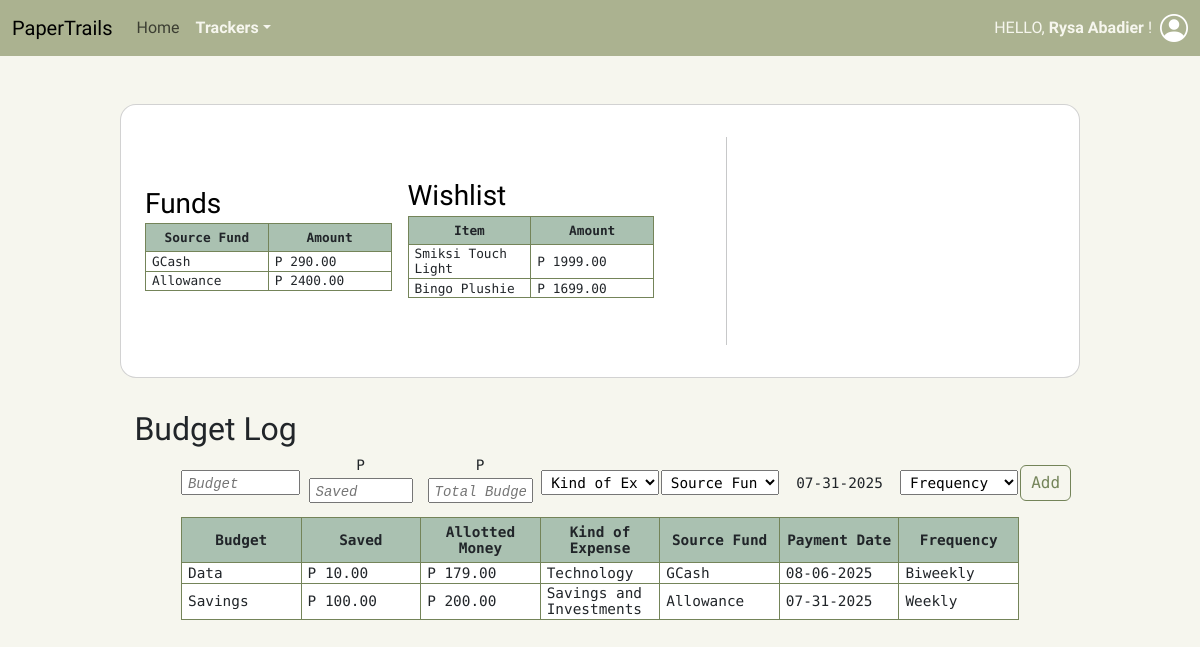
/budgetPage.php (signed in), run on an earlier commit of the app's database.
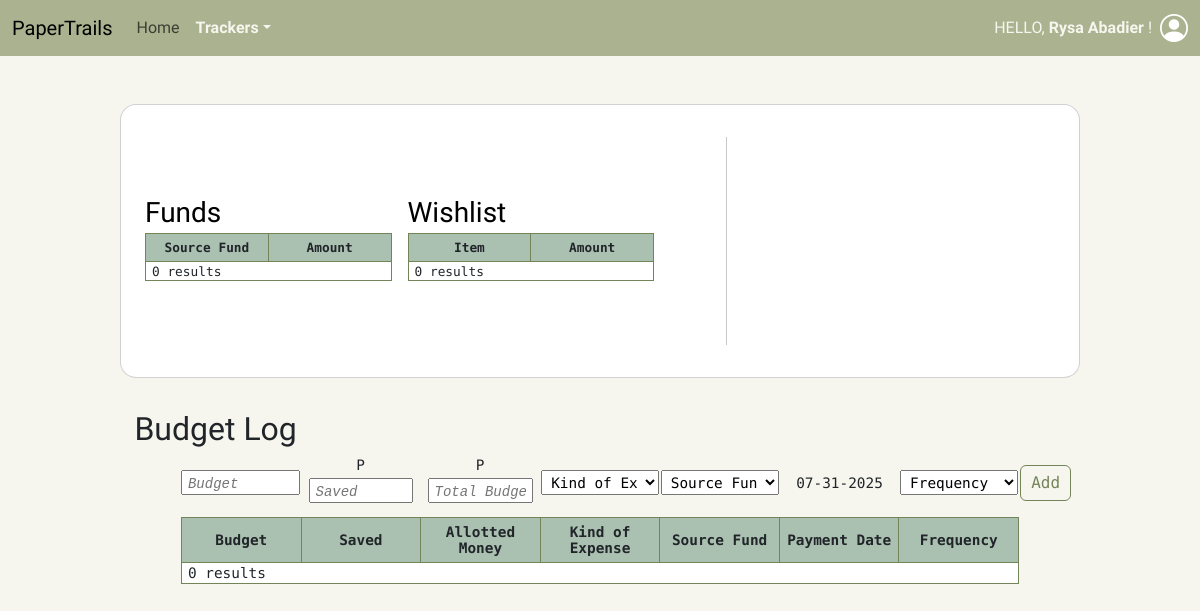
And on a later commit of the database.
### tables this page shows
CREATE TABLE `source_fund` (
  `id` int(11) NOT NULL,
  `user_id` int(11) NOT NULL,
  `name` varchar(255) NOT NULL,
  `amount` decimal(12,2) NOT NULL DEFAULT 0.00,
  `asset_id` int(11) NOT NULL
);

CREATE TABLE `wishlist` (
  `id` int(11) NOT NULL,
  `user_id` int(11) NOT NULL,
  `item` varchar(255) NOT NULL,
  `amount` decimal(12,2) DEFAULT 0.00,
  `shop` text DEFAULT '—'
);

CREATE TABLE `budget` (
  `id` int(11) NOT NULL,
  `user_id` int(11) NOT NULL,
  `amount` decimal(12,2) NOT NULL,
  `total_budget` decimal(12,2) NOT NULL,
  `budget_expense` varchar(255) NOT NULL,
  `expensetype_id` int(11) NOT NULL,
  `source_id` int(11) NOT NULL,
  `frequency_id` int(11) NOT NULL,
  `update_date` date NOT NULL DEFAULT current_timestamp()
);

CREATE TABLE `expenses` (
  `id` int(11) NOT NULL,
  `name` varchar(255) NOT NULL
);

CREATE TABLE `frequency` (
  `id` int(11) NOT NULL,
  `name` varchar(255) NOT NULL
);

### foreignkeys.php (called while the page is built, shortened)
<?php
    function getExpenseType($conn, $id) {
        $sql = "SELECT `Name` FROM Expenses WHERE `ID` = $id";
        $result = mysqli_query($conn, $sql);
        $row = mysqli_fetch_assoc($result);
        if ($row > 0) return $row["Name"];
        else return deleteLogs($conn, $id);
    }
    function getAssetSource($conn, $id) {
        $sql = "SELECT `Name` FROM Source_Fund WHERE `ID` = $id";
        $result = mysqli_query($conn, $sql);
        $row = mysqli_fetch_assoc($result);
        if ($row > 0) return $row["Name"];
        else return deleteLogs($conn, $id);
    }
    function getFrequency($conn, $id) {
        $sql = "SELECT `Name` FROM Frequency WHERE `ID` = $id";
        $result = mysqli_query($conn, $sql);
        $row = mysqli_fetch_assoc($result);
        if ($row > 0) return $row["Name"];
        else return deleteLogs($conn, $id);
    }
?>

### budget.php (the view, shortened to what the changed rows need)
<?php
    include_once("connect.php");
    include_once("session.php");
    include_once("foreignkeys.php");
    function editBudget($conn, $page, $editID) {
        budgetHeaders(true);
        $sql = "SELECT `ID`, `Update_Date`, `Budget_Expense`, `Amount`, `Total_Budget`, `Saving`, `ExpenseType_ID`, `Source_ID`, `Frequency_ID` FROM Budget WHERE `User_ID` = " . $_SESSION["id"];
        $result = mysqli_query($conn, $sql);
        if (mysqli_num_rows($result) > 0) {
            while($row = mysqli_fetch_assoc($result)) {
                $expenseType = getExpenseType($conn, $row["ExpenseType_ID"]);
                $assetSource = getAssetSource($conn, $row["Source_ID"]);
                $frequency = getFrequency($conn, $row["Frequency_ID"]);
                $payDate = $row["Frequency_ID"];
                $date = date_create($row["Update_Date"]);
                if ($page == "budget" && $row["ID"] == $editID) {
                    echo '<form method="POST" class="edit-row delete-row">';
                        echo '<input type="hidden" name="edit_ID" value="' . $row["ID"] . '">';
                        echo '<input type="hidden" name="date" value="' . $row["Update_Date"] . '">';
                        echo '<input type="hidden" name="initial" value="' . $row["Amount"] . '">';
                        echo '<input type="hidden" name="saving" value="' . $row["Saving"] . '">';
                        echo '<tr><td><input type="text" name="budgetExpense" value="' . $row["Budget_Expense"] . '" /></td>';
                        echo '<td>P <input style="width: 88.9%;" type="text" name="final" value="' . $row["Amount"] . '" /></td>';
                        echo '<td>P <input style="width: 88.9%;" type="text" name="total" value="' . $row["Total_Budget"] . '" /></td>';
                        echo '<td><select name="type">';
                        $ctr = 1;
                        foreach (expenseTypes($conn) as $expense) {
                            if ($expenseType == $expense) echo '<option value="'. $ctr++ . '" selected>' . $expense . '</option>';
                            else echo '<option value="'. $ctr++ . '">' . $expense . '</option>';
                        }
                        echo '</select></td>';
                        echo '<td><select name="source">';
                        foreach (sourceFunds($conn, $_SESSION["id"]) as $id => $sourceFund) {
                            if ($assetSource == $sourceFund) echo '<option value="'. $id . '" selected>' . $sourceFund . '</option>';
                            else echo '<option value="'. $id . '">' . $sourceFund . '</option>';
                        }
                        echo '</select></td>';
                        echo '<td>' . date_format(calculatePayDate($payDate, $date),"m-d-Y") . '</td>';
                        echo '<td><select name="frequency">';
                        $ctr = 1;
                        foreach (frequencies($conn) as $frequent) {
                            if ($frequency == $frequent) echo '<option value="'. $ctr++ . '" selected>' . $frequent . '</option>';
                            else echo '<option value="'. $ctr++ . '">' . $frequent . '</option>';
                        }
                        echo '</select></td></tr>';
                    echo '</form>';
                } else {
                    echo '<tr data-id="' . $row["ID"] . '"><td>' . $row["Budget_Expense"] . '</td>';
                    echo '<td>P ' . $row["Amount"] . '</td>';
                    echo '<td>P ' . $row["Total_Budget"] . '</td>';
                    echo '<td>' . $expenseType . '</td>';
                    echo '<td>' . $assetSource . '</td>';
                    echo '<td>' . date_format(calculatePayDate($payDate, $date),"m-d-Y") . '</td>';
                    echo '<td>' . $frequency . '</td></tr>';
                }
            }
        } else {
            echo '<tr><td colspan="7">0 results</td></tr>';
        }
        echo '</table>';
    }
    function budgetHeaders($show) {
        echo '<table class="dashboard mx-auto"';
        if ($show) {
            echo ' style="font-size: 0.9rem; width: 90%;"';
        }
        echo '>';
        echo '<tr><th>Budget</th>';
        echo '<th>Saved</th>';
        echo '<th>Allotted Money </th>';
        if ($show) {
            echo '<th>Kind of Expense</th>';
            echo '<th>Source Fund</th>';
        }
        echo '<th>Payment Date</th>';
        if ($show) {
            echo '<th>Frequency</th>';
        }
        echo '</tr>';
    }
    function calculatePayDate($payDate, $date) {
        switch ($payDate) {
            case 2:
                date_add($date,date_interval_create_from_date_string("1 week"));
                break;
            case 3:
                date_add($date,date_interval_create_from_date_string("2 weeks"));
                break;
        }
        return $date;
    }
?>

### sourcefunds.php (shortened to what the changed rows need)
<?php
    include_once("connect.php");
    include_once("session.php");
    include_once("foreignkeys.php");
    function shortListFunds($conn) {
        fundsHeaders(false);
        $sql = "SELECT `ID`, `Name`, `Amount` FROM Source_Fund WHERE `User_ID` = " . $_SESSION["id"];
        $result = mysqli_query($conn, $sql);
        if (mysqli_num_rows($result) > 0) {
            while($row = mysqli_fetch_assoc($result)) {
                echo '<tr point><td>' . $row["Name"] . '</td>';
                echo '<td>P ' . $row["Amount"] . '</td></tr>';
            }
        } else {
            echo '<tr><td colspan="2">0 results</td></tr>';
        }
        echo '</table>';
    }
    function fundsHeaders($show) {
        echo '<table class="dashboard mx-auto"';
        if ($show) {
            echo ' style="font-size: 0.9rem; width: 90%;"';
        }
        echo '>';
        echo '<tr><th>Source Fund</th>';
        echo '<th>Amount</th>';
    }
?>

### wishlist.php (shortened to what the changed rows need)
<?php
    include_once("connect.php");
    include_once("session.php");
    include_once("foreignkeys.php");
    function shortListWishlist($conn) {
        wishlistHeaders(false);
        $sql = "SELECT `ID`, `Item`, `Amount` FROM Wishlist WHERE `User_ID` = " . $_SESSION["id"];
        $result = mysqli_query($conn, $sql);
        if (mysqli_num_rows($result) > 0) {
            while($row = mysqli_fetch_assoc($result)) {
                echo '<tr point><td>' . $row["Item"] . '</td>';
                echo '<td>P ' . $row["Amount"] . '</td></tr>';
            }
        } else {
            echo '<tr><td colspan="2">0 results</td></tr>';
        }
        echo '</table>';
    }
    function wishlistHeaders($show) {
        echo '<table class="dashboard mx-auto"';
        if ($show) {
            echo ' style="font-size: 0.9rem; width: 90%;"';
        }
        echo '>';
        echo '<tr><th>Item</th>';
        echo '<th>Amount</th>';
    }
?>

What changed in the data, as far as the page shows it:
removed source_fund: name "GCash", amount "290.00"
removed source_fund: name "Allowance", amount "2400.00"
removed wishlist: item "Smiksi Touch Light", amount "1999.00"
removed wishlist: item "Bingo Plushie", amount "1699.00"
removed budget: budget_expense "Data", amount "10.00", total_budget "179.00", expensetype.name "Technology", source.name "GCash", frequency+update_date "08-06-2025", frequency.name "Biweekly"
removed budget: budget_expense "Savings", amount "100.00", total_budget "200.00", expensetype.name "Savings and Investments", source.name "Allowance", frequency+update_date "07-31-2025", frequency.name "Weekly"
Also different on the page:
text now shown: "0 results 0 results 0 results"
